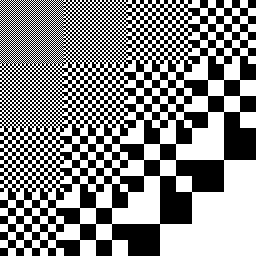
Frame 1 (no input)
Frame 60 (the mouse pressed at the canvas centre just before this capture): identical to frame 1, image omitted
Frame 120 (the mouse held since frame 60 and released just before this capture): identical to frame 1, image omitted

The Processing sketch that drew this single still picture (run headless with seeded random() and noise(); from frame 60 on, the mouse is pressed at the canvas centre):

// Processing sketch: checkerboard_cell_1
// ── checkerboard_cell_1.pde
/**
 * 2026/1/15 - 2026/1/16
 *
 * 在屏幕上画棋盘格
 * 画布被等分成16个正方形区域
 * 格子尺寸遵循模式：
 * 1 2 3 4
 * 2 3 4 5
 * 3 4 5 6
 * 4 5 6 7
 * 其中1对应棋盘格区域小格子尺寸1，2对应2，3对应4，4对应8，每加1格子大一倍
 */
int w = 4;
int h = 4;
int[][] data;
void setup() {
  size(256, 256);
  noStroke();
  data = generateData(w, h);
}
void draw() {
  for (int x = 0; x < w; x++) {
    for (int y = 0; y < h; y++) {
      Checkerboard(x * width/w, y * height/h, width/w, height/h, int(pow(2, data[x][y])));
    }
  }
}
void Checkerboard(int x0, int y0, int checkerboardWidth, int checkerboardHeight, int a) {
  // 矩形区域里面画棋盘格。
  // 画满整个区域，最右边和最下边可能有不完整的格子。
  // 参数：
  // int x0: 起始横坐标
  // int y0: 起始纵坐标
  // int checkerboardWidth: 棋盘格区域宽度
  // int checkerboardHeight: 棋盘格区域高度
  // int a: 棋盘格内每个小格子边长
  // 返回值: 无
  int W = checkerboardWidth / a + 1;
  int H = checkerboardHeight / a + 1;
  int dx;
  int dy;
  for (int i = 0; i < W * H; i++) {
    dx = i % W;
    dy = i / W;
    if ((dx+dy)%2==0) {fill(255);} else {fill(0);}
    if (dx != W - 1) {
      if (dy != H - 1) {
        rect(x0 + dx * a, y0 + dy * a, a, a);
      } else {
        rect(x0 + dx * a, y0 + dy * a, a, min(a, checkerboardHeight % a));
      }
    } else {
      if (dy != H - 1) {
        rect(x0 + dx * a, y0 + dy * a, min(a, checkerboardWidth % a), a);
      } else {
        rect(x0 + dx * a, y0 + dy * a, min(a, checkerboardWidth % a), min(a, checkerboardHeight % a));
      }
    }
  }
}
int[][] generateData(int w, int h) {
  // 生成int[w][h]的二维数组
  int[][] data = new int[w][h];
  for (int x = 0; x < w; x++) {
    for (int y = 0; y < h; y++) {
      data[x][y] = x + y;
    }
  }
  return data;
}
